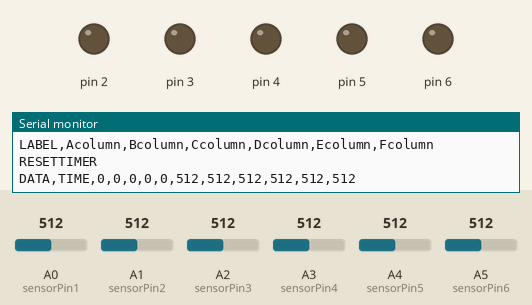
Bench run of a sketch on a simulated Arduino Uno, built with avr-gcc and run on an emulated ATmega328P. Parts: output pins drawn as LEDs (lit = HIGH), the last lines printed to the serial monitor. The test bench sets the inputs (shaded band); at power-on: A0 (sensorPin1) = 512, A1 (sensorPin2) = 512, A2 (sensorPin3) = 512, A3 (sensorPin4) = 512, A4 (sensorPin5) = 512, A5 (sensorPin6) = 512.

Above: at 0.1 s.
At 3.1 s:
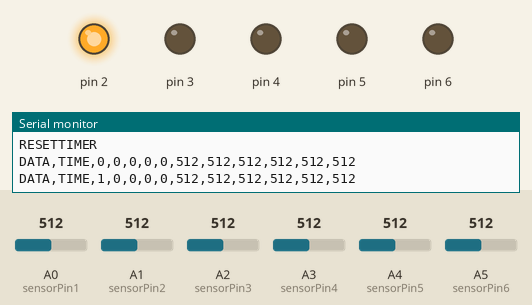
At 9.1 s:
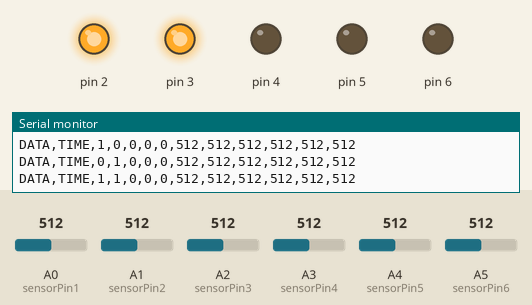
At 18.1 s:
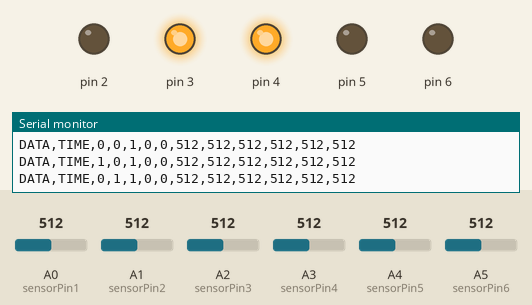
At 27.1 s:
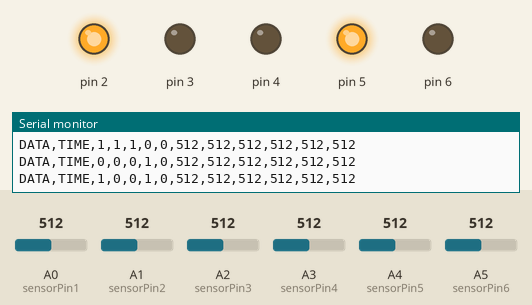
At 36.1 s:
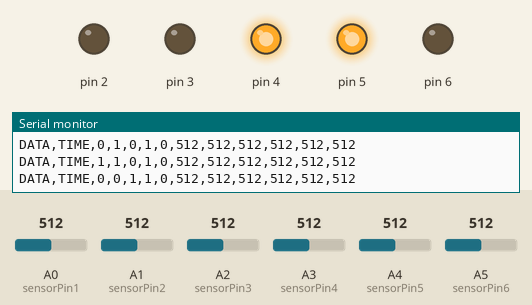
Timing chart, 0 to 40.0 s (numbered marks = the images above):
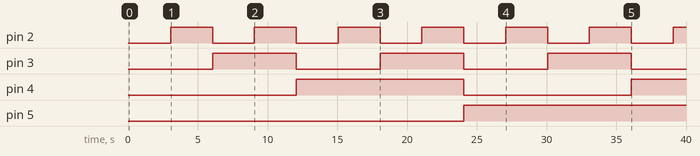

Measured:
- by itself, pin 2: alternates HIGH for 3.0 s and LOW for 3.0 s
- by itself, pin 3: alternates HIGH for 6.0 s and LOW for 6.0 s
- by itself, pin 4: LOW → HIGH at 12.1 s, → LOW 12.0 s later, → HIGH 12.0 s later
- by itself, pin 5: LOW → HIGH at 24.1 s

The sketch:

code.ino
```cpp
int sensorPin1 = A0,sensorPin2 = A1,sensorPin3 = A2,sensorPin4 = A3,sensorPin5 = A4,sensorPin6 = A5; // select the input pin for LDR
int sensorValue1 = 0,sensorValue2 = 0,sensorValue3 = 0,sensorValue4 = 0,sensorValue5 = 0,sensorValue6 = 0; // variable to store the value coming from the sensor

void setup() {
pinMode(2, OUTPUT);
pinMode(3, OUTPUT);
pinMode(4, OUTPUT);
pinMode(5, OUTPUT);
pinMode(6, OUTPUT);
Serial.begin(9600); // the bigger number the better

Serial.println("CLEARDATA"); //clears up any data left from previous projects

Serial.println("LABEL,Acolumn,Bcolumn,Ccolumn,Dcolumn,Ecolumn,Fcolumn"); //always write LABEL, so excel knows the next things will be the names of the columns (instead of Acolumn you could write Time for instance)

Serial.println("RESETTIMER"); //resets timer to 0

}

void loop() {

for(int i=0;i<32;i++)
{
  int a[5]={0},j=i,k=0;
  while(j)
  {
    a[k]=j%2;
    j/=2;
    if(a[k]==1)
    digitalWrite((k+2),HIGH);
    else
    digitalWrite((k+2), LOW);
    k++;
  }

 Serial.print("DATA,TIME,"); //writes the time in the first column A and the time since the measurements started in column B
 Serial.print(digitalRead(2));
 Serial.print(",");
 Serial.print(digitalRead(3));
 Serial.print(",");
 Serial.print(digitalRead(4));
Serial.print(",");
 Serial.print(digitalRead(5));
 Serial.print(",");
 Serial.print(digitalRead(6));
 Serial.print(",");
 sensorValue1 = analogRead(sensorPin1); // read the value from the sensor
 sensorValue2 = analogRead(sensorPin2);
 sensorValue3 = analogRead(sensorPin3);
 sensorValue4 = analogRead(sensorPin4);
 sensorValue5 = analogRead(sensorPin5);
 sensorValue6 = analogRead(sensorPin6);
 Serial.print(sensorValue1); //prints the values coming from the sensor on the screen
 Serial.print(",");
 Serial.print(sensorValue2);
 Serial.print(",");
 Serial.print(sensorValue3);
 Serial.print(",");
 Serial.print(sensorValue4);
 Serial.print(",");
 Serial.print(sensorValue5);
 Serial.print(",");
 Serial.print(sensorValue6);
Serial.println(); //be sure to add println to the last command so it knows to go into the next row on the second run
delay(3000); //add a delay
}
}
```
